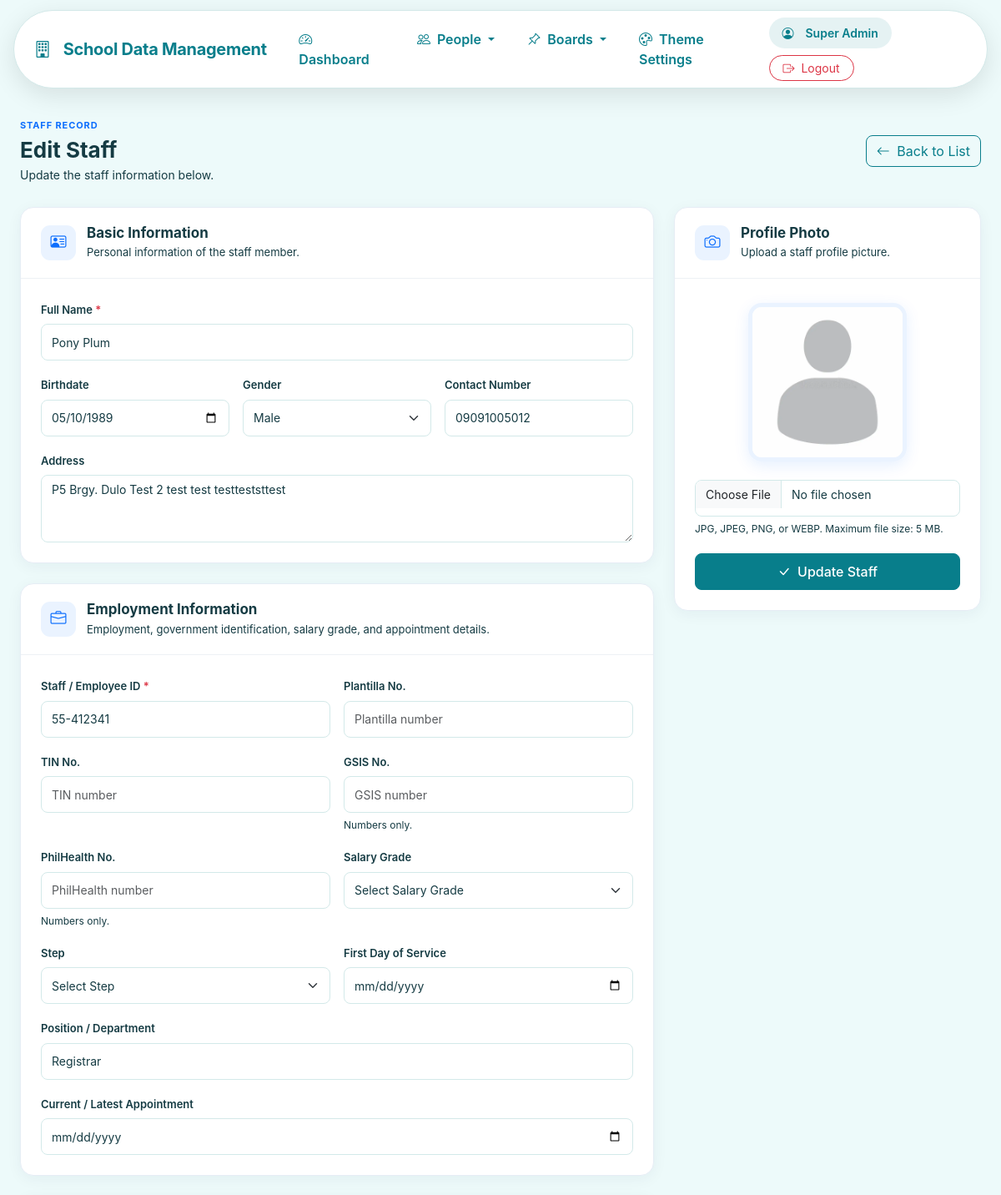
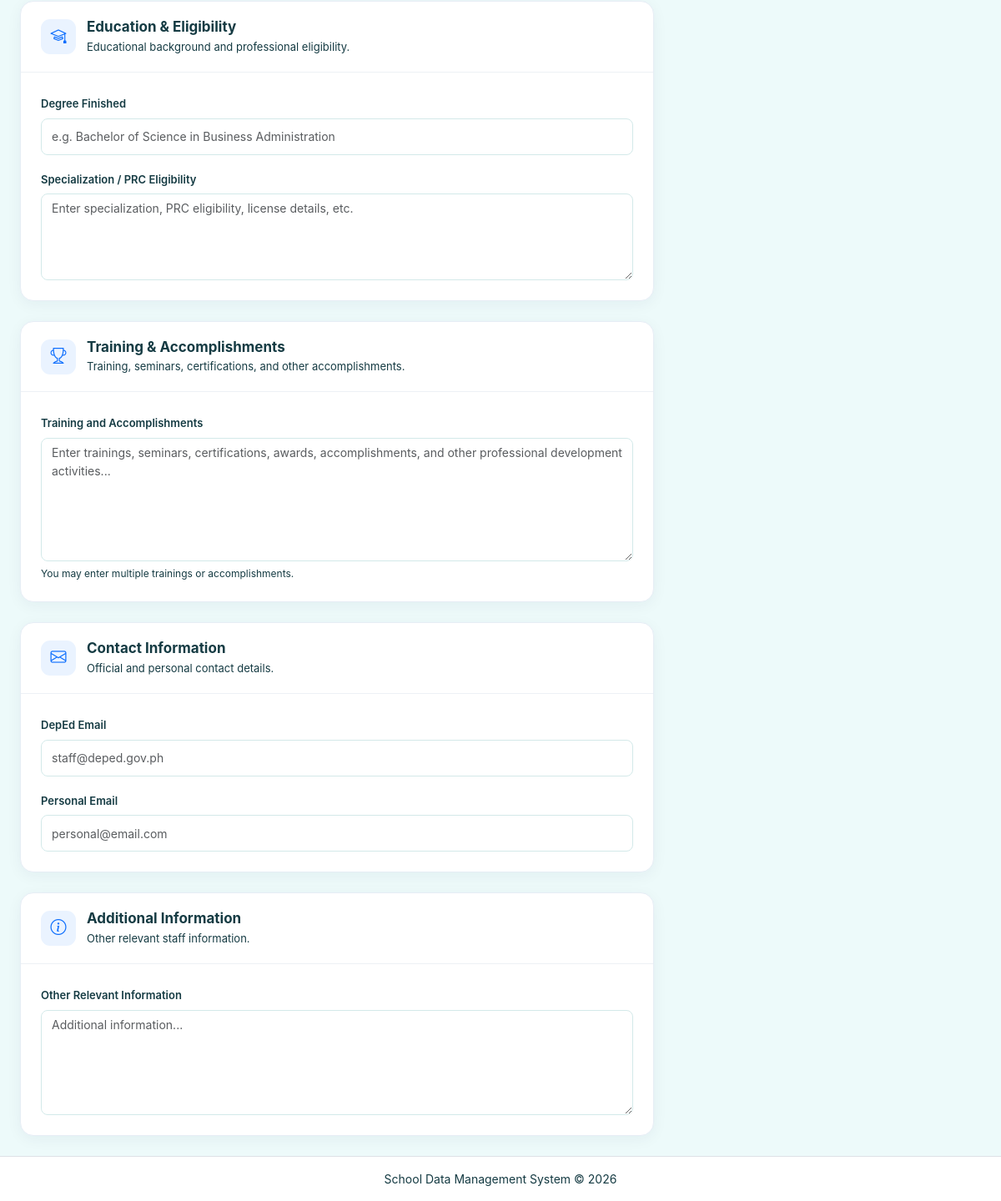
/staff_form.php?id=1 (signed in), run on the app's committed database (2 pictures, top to bottom).
### tables this page shows
CREATE TABLE `staff` (
  `id` int(10) UNSIGNED NOT NULL,
  `user_id` int(10) UNSIGNED DEFAULT NULL,
  `created_by` int(10) UNSIGNED DEFAULT NULL,
  `updated_by` int(10) UNSIGNED DEFAULT NULL,
  `employee_id` varchar(50) NOT NULL,
  `photo` varchar(255) DEFAULT NULL,
  `full_name` varchar(150) NOT NULL,
  `date_of_birth` date DEFAULT NULL,
  `gender` varchar(30) DEFAULT NULL,
  `address` text DEFAULT NULL,
  `contact_number` varchar(50) DEFAULT NULL,
  `email` varchar(150) DEFAULT NULL,
  `position_department` varchar(150) DEFAULT NULL,
  `other_info` text DEFAULT NULL,
  `created_at` timestamp NOT NULL DEFAULT current_timestamp(),
  `updated_at` timestamp NOT NULL DEFAULT current_timestamp() ON UPDATE current_timestamp(),
  `plantilla_no` varchar(50) DEFAULT NULL,
  `first_day_of_service` date DEFAULT NULL,
  `current_latest_appointment` date DEFAULT NULL,
  `deped_email` varchar(150) DEFAULT NULL,
  `personal_email` varchar(150) DEFAULT NULL,
  `degree_finished` varchar(255) DEFAULT NULL,
  `specialization_prc_eligibility` varchar(255) DEFAULT NULL,
  `tin_no` varchar(30) DEFAULT NULL,
  `birthdate` date DEFAULT NULL,
  `specialization` varchar(255) DEFAULT NULL,
  `prc_eligibility` varchar(255) DEFAULT NULL,
  `gsis_no` varchar(50) DEFAULT NULL,
  `philhealth_no` varchar(50) DEFAULT NULL,
  `salary_grade` tinyint(3) UNSIGNED DEFAULT NULL,
  `step` tinyint(3) UNSIGNED DEFAULT NULL,
  `training_accomplishments` text DEFAULT NULL
);

### staff_form.php (the view, shortened to what the rows shown need)
<?php
require_once __DIR__ . '/config.php';
$id = (int)($_GET['id'] ?? 0);
$isEdit = $id > 0;
$record = [];
if ($isEdit) {
    $stmt = $pdo->prepare("
        SELECT *
        FROM staff
        WHERE id = ?
        LIMIT 1
    ");
    $stmt->execute([$id]);
    $record = $stmt->fetch();
}
include 'header.php';
?>
<link
    rel="stylesheet"
    href="assets/staff_form.css"
>
<div class="staff-form-page">
    <div class="staff-form-header">
        <div>
            <h2 class="staff-title">
                <?= $isEdit
                    ? 'Edit Staff'
                    : 'Add Staff'
                ?>
            </h2>
        </div>
    </div>
    <form
        method="POST"
        enctype="multipart/form-data"
    >
        <div class="row g-4">
            <div class="col-12 col-lg-8">
                <div class="staff-form-card">
                    <div class="staff-form-card-body">
                        <div class="row g-3">
                            <div class="col-12">
                                <label class="form-label">
                                    Full Name
                                    <span class="text-danger">
                                    </span>
                                </label>
                                <input
                                    type="text"
                                    name="full_name"
                                    id="full_name"
                                    class="form-control"
                                    value="<?= e(
                                        $record['full_name'] ?? ''
                                    ) ?>"
                                    maxlength="150"
                                    required
                                    placeholder="e.g. Juan Dela Cruz"
                                >
                            </div>
                            <div class="col-12 col-md-4">
                                <label class="form-label">
                                    Birthdate
                                </label>
                                <input
                                    type="date"
                                    name="date_of_birth"
                                    class="form-control"
                                    value="<?= e(
                                        $record['date_of_birth'] ?? ''
                                    ) ?>"
                                >
                            </div>
                            <div class="col-12 col-md-4">
                                <label class="form-label">
                                    Contact Number
                                </label>
                                <input
                                    type="tel"
                                    name="contact_number"
                                    id="contact_number"
                                    class="form-control"
                                    value="<?= e(
                                        $record['contact_number'] ?? ''
                                    ) ?>"
                                    maxlength="11"
                                    pattern="09[0-9]{9}"
                                    inputmode="numeric"
                                    placeholder="09XXXXXXXXX"
                                >
                            </div>
                            <div class="col-12">
                                <label class="form-label">
                                    Address
                                </label>
                                <textarea
                                    name="address"
                                    class="form-control"
                                    rows="3"
                                    placeholder="Enter complete address"
                                ><?= e(
                                    $record['address'] ?? ''
                                ) ?></textarea>
                            </div>
                        </div>
                    </div>
                </div>
                <div class="staff-form-card mt-4">
                    <div class="staff-form-card-body">
                        <div class="row g-3">
                            <div class="col-12 col-md-6">
                                <label class="form-label">
                                    Staff / Employee ID
                                    <span class="text-danger">
                                    </span>
                                </label>
                                <input
                                    type="text"
                                    name="employee_id"
                                    class="form-control"
                                    value="<?= e(
                                        $record['employee_id'] ?? ''
                                    ) ?>"
                                    maxlength="50"
                                    required
                                    placeholder="Employee number"
                                >
                            </div>
                            <div class="col-12 col-md-6">
                                <label class="form-label">
                                    GSIS No.
                                </label>
                                <input
                                    type="text"
                                    name="gsis_no"
                                    id="gsis_no"
                                    class="form-control"
                                    value="<?= e(
                                        $record['gsis_no'] ?? ''
                                    ) ?>"
                                    maxlength="30"
                                    inputmode="numeric"
                                    pattern="[0-9]+"
                                    placeholder="GSIS number"
                                >
                                <div class="form-text">
                                    Numbers only.
                                </div>
                            </div>
                            <div class="col-12 col-md-6">
                                <label class="form-label">
                                    PhilHealth No.
                                </label>
                                <input
                                    type="text"
                                    name="philhealth_no"
                                    id="philhealth_no"
                                    class="form-control"
                                    value="<?= e(
                                        $record['philhealth_no'] ?? ''
                                    ) ?>"
                                    maxlength="30"
                                    inputmode="numeric"
                                    pattern="[0-9]+"
                                    placeholder="PhilHealth number"
                                >
                                <div class="form-text">
                                    Numbers only.
                                </div>
                            </div>
                            <div class="col-12">
                                <label class="form-label">
                                    Position / Department
                                </label>
                                <input
                                    type="text"
                                    name="position_department"
                                    class="form-control"
                                    value="<?= e(
                                        $record[
                                            'position_department'
                                        ] ?? ''
                                    ) ?>"
                                    maxlength="150"
                                    placeholder="e.g. Administrative Staff / Finance"
                                >
                            </div>
                        </div>
                    </div>
                </div>
                <div class="staff-form-card mt-4">
                    <div class="staff-form-card-body">
                        <div class="row g-3">
                            <div class="col-12">
                                <label class="form-label">
                                    Degree Finished
                                </label>
                                <input
                                    type="text"
                                    name="degree_finished"
                                    class="form-control"
                                    value="<?= e(
                                        $record[
                                            'degree_finished'
                                        ] ?? ''
                                    ) ?>"
                                    maxlength="255"
                                    placeholder="e.g. Bachelor of Science in Business Administration"
                                >
                            </div>
                        </div>
                    </div>
                </div>
            </div>
            <div class="col-12 col-lg-4">
                <div class="staff-form-card staff-photo-card">
                    <div class="staff-photo-body">
                        <?php if (!empty($record['photo'])): ?>
                            <img
                                src="<?= e($record['photo']) ?>"
                                alt="Staff Photo"
                                class="staff-profile-preview"
                            >
                        <?php endif; ?>
                        <input
                            type="file"
                            name="photo"
                            class="form-control"
                            accept=".jpg,.jpeg,.png,.webp"
                        >
                        <div class="form-text">
                            JPG, JPEG, PNG, or WEBP.
                            Maximum file size: 5 MB.
                        </div>
                        <button
                            type="submit"
                            class="btn btn-primary w-100 staff-save-btn"
                        >
                            <i class="bi bi-check-lg me-1"></i>
                            <?= $isEdit
                                ? 'Update Staff'
                                : 'Save Staff'
                            ?>
                        </button>
                    </div>
                </div>
            </div>
        </div>
    </form>
</div>
<?php include 'footer.php'; ?>

### data on the page
staff: full_name "Pony Plum", date_of_birth "05/10/1989", contact_number "09091005012", address "P5 Brgy. Dulo Test 2 test test testteststtest", employee_id "55-412341", position_department "Registrar", photo (picture)

### other printed values
$item['label'] "Dashboard"
$item['label'] "People"
$item['label'] "Boards"
$item['label'] "Theme Settings"
$_SESSION['full_name'] "Super Admin"
form field gender "Male"
